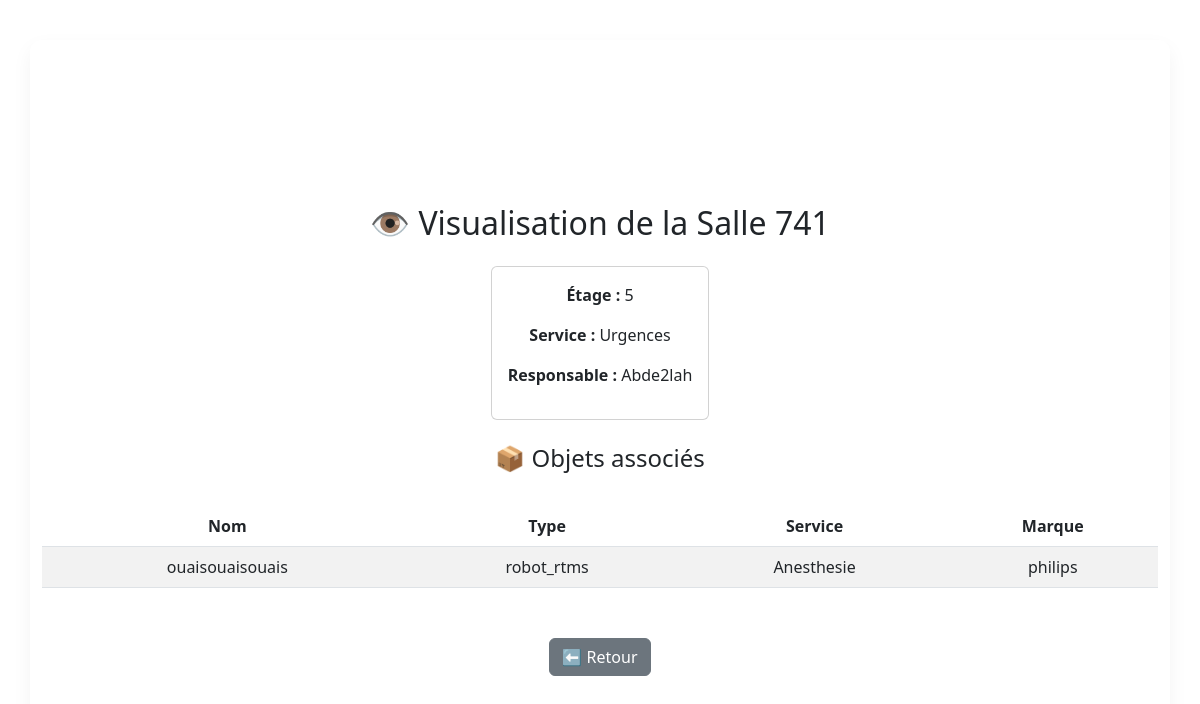
/visualiser_salle/741 (signed in), run on the app's committed database.
### tables this page shows
CREATE TABLE Salle (
            NumeroSalle INT PRIMARY KEY,
            Etage INT, 
            Service VARCHAR(255),
            ObjetID INT,
            pseudonyme VARCHAR(50),
            FOREIGN KEY (ObjetID) REFERENCES Objet(ID),
            FOREIGN KEY (pseudonyme) REFERENCES Connexion(pseudonyme)
        );

CREATE TABLE Objet (
    ID INT PRIMARY KEY,
    TempActuelle REAL,
    tempcible REAL,
    mode VARCHAR(30),
    connectivite VARCHAR(30),
    batterie REAL,
    service VARCHAR(30),
    marque VARCHAR(50),
    nom VARCHAR(255),
    type VARCHAR(30),
    dernierReglage DATE,
    ConsommationL REAL,
    ConsommationW REAL
);

### app.py (the view)
@app.route('/visualiser_salle/<int:NumeroSalle>')
def visualiser_salle(NumeroSalle):
    if 'username' not in session:
        flash("Connexion requise.")
        return redirect(url_for('connexion'))
    conn = sql.connect("donnees.db")
    cur = conn.cursor()
    cur.execute("""
        SELECT NumeroSalle, Etage, Service, pseudonyme
        FROM Salle
        WHERE NumeroSalle = ?
    """, (NumeroSalle,))
    salle = cur.fetchone()
    if not salle:
        flash("Salle introuvable.")
        conn.close()
        return redirect(url_for('gestion_ressources'))
    cur.execute("""
        SELECT o.nom, o.type, o.service, o.marque
        FROM SalleObjet so
        JOIN Objet o ON so.ObjetID = o.ID
        WHERE so.SalleID = ?
    """, (NumeroSalle,))
    objets = cur.fetchall()
    conn.close()
    return render_template("visualiser_salle.html", salle=salle, objets=objets)

### app.py (called while the page is built)
@app.context_processor
def inject_user_type():
    def get_user_type_safe(pseudo):
        result = get_user_type(pseudo)
        return int(result[0]) if result else 0
    return dict(get_user_type=get_user_type_safe)

### templates/visualiser_salle.html (shortened to what this page needs)
<!DOCTYPE html>
<html lang="en">
<head>
    <link rel="stylesheet" href="{{ url_for('static', filename='dist/css/styles.css') }}">
</head>
<body>
    <!DOCTYPE html>
<html lang="fr">
<head>
    <link rel="stylesheet" href="https://cdn.jsdelivr.net/npm/bootstrap@5.3.0/dist/css/bootstrap.min.css">
</head>
<body class="container py-4">
    <h2 class="mb-4">👁️ Visualisation de la Salle {{ salle[0] }}</h2>
    <div class="card mb-4">
        <div class="card-body">
            <p><strong>Étage :</strong> {{ salle[1] }}</p>
            <p><strong>Service :</strong> {{ salle[2] }}</p>
            <p><strong>Responsable :</strong> {{ salle[3] }}</p>
        </div>
    </div>
    <h4>📦 Objets associés</h4>
    {% if objets %}
    <table class="table table-striped">
        <thead>
            <tr><th>Nom</th><th>Type</th><th>Service</th><th>Marque</th></tr>
        </thead>
        <tbody>
            {% for nom, type, service, marque in objets %}
            <tr>
                <td>{{ nom }}</td>
                <td>{{ type }}</td>
                <td>{{ service }}</td>
                <td>{{ marque }}</td>
            </tr>
            {% endfor %}
        </tbody>
    </table>
    {% else %}
        <p class="text-muted">Aucun objet associé.</p>
    {% endif %}
    <div class="mt-4">
        <a href="{{ url_for('gestion_ressources') }}" class="btn btn-secondary">⬅ Retour</a>
    </div>
</body>
</html>
</body>
</html>

### data on the page
Salle: NumeroSalle "741", Etage "5", Service "Urgences", pseudonyme "Abde2lah"
Objet: nom "ouaisouaisouais", type "robot_rtms", service "Anesthesie", marque "philips"
